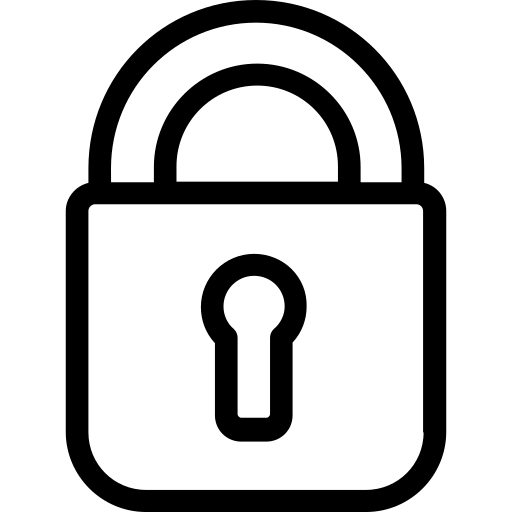
#> input picture upload/candado.png, 512 x 512 px, found by its file name
$ python analiza_img_r45.py
#> lines starting #> are read from the running program, lines starting #| are printed output that depends on the picture; after the words box and inside, x2 and y2 are one past the last pixel; in counts of white or black regions, pixels touching at a corner belong together
#!/usr/bin/env python3
"""r45 · análisis de candado.png y palas.png (contornos para la constelación)."""
import sys
from PIL import Image
import numpy as np

def info(p):
#> called with p = '/home/z/my-project/upload/candado.png'
    im = Image.open(p)
#> im is the input picture: PIL image 512x512 RGBA; mean R, G, B, A 64.7, 64.7, 64.7, 55.3
    print(f"== {p} == modo={im.mode} size={im.size}")
#| == /home/z/my-project/upload/candado.png == modo=RGBA size=(512, 512)
    a = np.array(im)
    print("shape:", a.shape, "dtype:", a.dtype)
#| shape: (512, 512, 4) dtype: uint8
    if a.shape[2] == 4:
        al = a[:, :, 3]
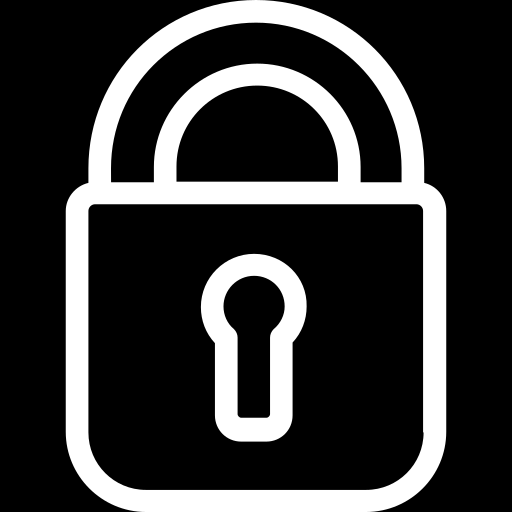
#> al: shape (512, 512); min 0, max 255, mean 55.3
        print(f"alpha: min={al.min()} max={al.max()} opacos(>128)={int((al > 128).sum())} ({(al > 128).mean() * 100:.1f}%)")
#| alpha: min=0 max=255 opacos(>128)=56576 (21.6%)
        ys, xs = np.where(al > 128)
        if len(xs):
            print(f"bbox opacos: x[{xs.min()},{xs.max()}] y[{ys.min()},{ys.max()}]")
#| bbox opacos: x[66,445] y[0,511]
        # silueta en ASCII (32 columnas)
        m = (al > 128)
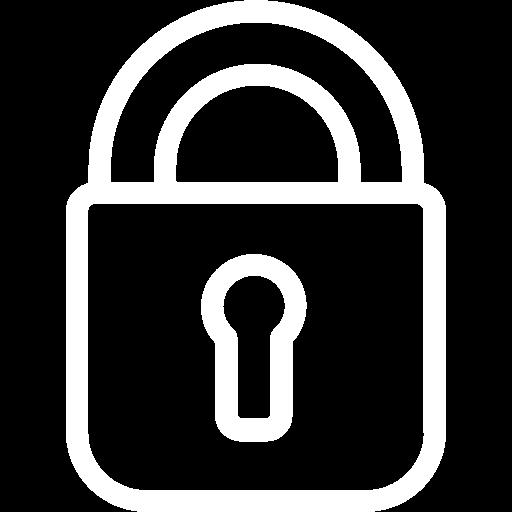
#> m: shape (512, 512) bool; 21.6% white; 2 white regions, box (x1, y1, x2, y2) and area: (66, 0, 446, 512) 46833, (201, 254, 307, 442) 9743
    else:
        g = a[:, :, :3].mean(axis=2) if a.ndim == 3 else a
        m = g < 128
        ys, xs = np.where(m)
        if len(xs):
            print(f"bbox oscuros: x[{xs.min()},{xs.max()}] y[{ys.min()},{ys.max()}] px={len(xs)}")
    # ascii preview
    H, W = m.shape
#> H = 512; W = 512
    rows, cols = 26, 48
    art = []
    for r in range(rows):
        line = ""
        for c in range(cols):
            y0, y1 = int(r * H / rows), int((r + 1) * H / rows)
            x0, x1 = int(c * W / cols), int((c + 1) * W / cols)
            frac = m[y0:y1, x0:x1].mean()
            line += "#" if frac > 0.55 else ("+" if frac > 0.2 else ("." if frac > 0.04 else " "))
        art.append(line)
#> after the loop, art = 26 items
    print("\n".join(art))
    # colores del área opaca
    if a.shape[2] == 4:
        op = a[:, :, 3] > 128
        if op.any():
            rgb = a[:, :, :3][op]
            print("color medio opacos:", rgb.mean(axis=0).round(1), "único?:", len(np.unique(rgb.reshape(-1, 3), axis=0)) <= 4)
#| color medio opacos: [0. 0. 0.] único?: True

info(sys.argv[1] if len(sys.argv) > 1 else "/home/z/my-project/upload/candado.png")
